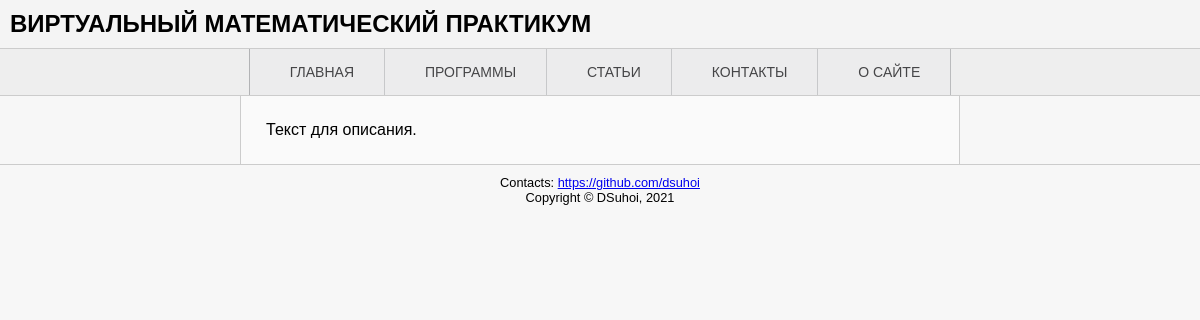
Before: /post/page/3 with the older database file.
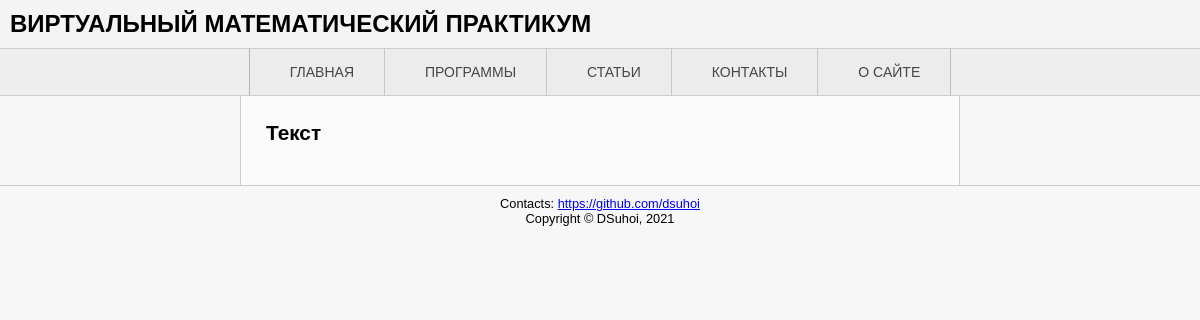
After: the same page with the newer database file.
### app/models.py (models this page shows, shortened)
class Articles(db.Model):
    id = db.Column(db.Integer(), nullable=False, primary_key=True)
    title = db.Column(db.Text(), nullable=False)
    chapter = db.Column(db.Text(), nullable=False)
    content = db.Column(db.Text(), nullable=False, default='Текст')

### app/post/views.py (the view)
@post.route('/page/<post_id>')
def page(post_id):
    articles = Articles.query
    return render_template('page.html', data=articles.get(post_id))

### app/templates/page.html (shortened to what this page needs)
{% extends "base.html" %}
{% block text %}
<article>
    {{data.content |safe }}
</article>
{%endblock %}

### app/templates/base.html (shortened to what this page needs)
<!DOCTYPE html>
<html>
    <head>
        <link href="{{ url_for('static', filename='css/style.css') }}"
          rel="stylesheet"  type="text/css">
    </head>
    <body>
        <div class="wrapper">
        <header>
            <h1>{% block header %}
                Виртуальный Математический Практикум
                {%endblock %}</h1>
            <nav class="dws-menu">
                <ul>
                    <li><a href="{{ url_for('main.index') }}">Главная</a></li>
                    <li><a href="{{ url_for('programs.index') }}">Программы</a>
                    </li>
                    <li><a href="{{ url_for('post.index') }}">Статьи</a></li>
                    <li><a href="{{ url_for('main.contacts') }}">Контакты</a></li>
                    <li><a href="{{ url_for('main.about') }}">О сайте</a></li>
                </ul>
            </nav>
        </header>
        {% block text %}{% endblock %}
        <footer>
            <p>Contacts: <a href="https://github.com/dsuhoi">
                https://github.com/dsuhoi</a></p>
            <p>Copyright © DSuhoi, 2021</p>
        </footer>
        </div>
    </body>
</html>

### app/static/css/style.css (style rules this page uses)
* { box-sizing: border-box; }
html, body, div, span, h1, h2, h3, h4, h5, h6, p, a, ul, li { margin: 0; padding: 0; border: 0; font-size: 100%; vertical-align: baseline; }
body { font-family: Verdana, Arial, sans-serif; background-color: #f7f7f7; }
header { background-color: #f4f4f4; }
header h1 { font-size: 24px; text-transform: uppercase; font-weight: bold; padding: 10px 10px 10px 10px; clear: both; }
nav { background-color: #eee; border-top: 1px solid #ccc; border-bottom: 1px solid #ccc; }
.wrapper { background-color: #f7f7f7; }
.wrapper li { list-style-type: none; }
.dws-menu * { z-index: 1; margin: 0; padding: 0; }
.dws-menu ul, .dws-menu ol { list-style: none; }
.dws-menu > ul { display: flex; justify-content: center; }
.dws-menu > ul li a { display: block; background: #ececed; padding: 15px 30px 15px 40px; font-size: 14px; color: #454547; text-decoration: none; text-transform:uppercase; }
.dws-menu > ul li { position: relative; }
.dws-menu > ul li:first-child { border-left: 1px solid #b2b3b5; }
.dws-menu > ul li:last-child { border-right: 1px solid #babbbd; }
.dws-menu > ul li { position: relative; border-right: 1px solid #c7c8ca; }
.dws-menu > ul li a { display: block; background: #ececed; padding: 15px 30px 15px 40px; font-size: 14px; color: #454547; text-decoration: none; text-transform:uppercase; transition: all 0.3s ease; }
article { background-color: #fafafa; border-left: 1px solid #ccc; border-right: 1px solid #ccc; margin-left: 20%; margin-right: 20%; padding: 25px; width: 60%; }
article:after, #main:after { clear:both; display:table; content:''; }
article h2, main h2 { font-size: 1.3em; margin-bottom:15px; }
footer { border-top: 1px solid #ccc; font-size: .8em; text-align: center; padding: 10px 10px 30px 10px; }

Changed rows visible on the page:
changed Articles: content "Текст для описания." → "Текст"
